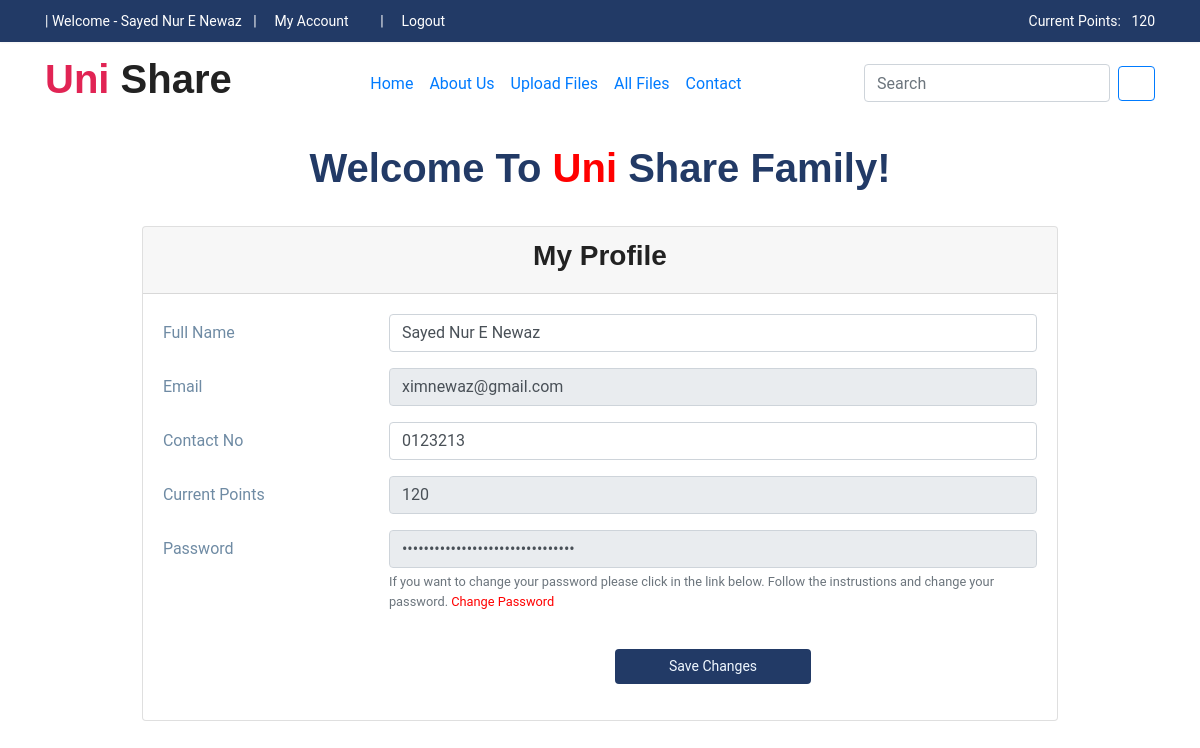
The app's page /my-account.php (signed in) with its own data.
### tables this page shows
CREATE TABLE `user` (
  `id` int(11) NOT NULL,
  `name` varchar(255) NOT NULL,
  `email` varchar(255) NOT NULL,
  `password` varchar(255) NOT NULL,
  `contact_no` varchar(255) NOT NULL,
  `shipping_address` longtext DEFAULT NULL,
  `registration_date` timestamp NOT NULL DEFAULT current_timestamp() ON UPDATE current_timestamp(),
  `status` int(11) NOT NULL,
  `point` int(11) NOT NULL,
  `token` varchar(255) NOT NULL
);

### my-account.php (the view, shortened to what this page needs)
<?php
	include('includes/config.php');
?>
<!DOCTYPE html>
<html lang="en">
<head>
 	<?php include('includes/links.php')?>
</head>
<body id="top">
	<?php include('includes/header.php')?>
    <div class="container">
        <h1 style="text-align:center; margin-top:20px; color:#223A66;">Welcome To <span style="color:red;">Uni</span> Share Family!</h1>
    </div>
    <br>
    <div class="container">
            <div class="col-md-12">
                <div class="row justify-content-center">
                    <div class="card card-outline-secondary">
                        <div class="card-header">
                            <h3 class="" style="text-align:center;">My Profile</h3>
                        </div>
                        <div class="card-body">
                        <?php
                            $query=mysqli_query($con,"select * from user where id='".$_SESSION['id']."'");
                            while($row=mysqli_fetch_array($query))
                            {
                        ?>
                            <form action="" method="post">
                                <div class="form-group row">
                                    <label class="col-lg-3 col-form-label form-control-label">Full Name</label>
                                    <div class="col-lg-9">
                                    <input class="form-control" type="text" value="<?php echo $row['name']; ?>" name="name">
                                    </div>
                                </div>
                                <div class="form-group row">
                                    <label class="col-lg-3 col-form-label form-control-label">Email</label>
                                    <div class="col-lg-9">
                                    <input class="form-control" type="email" value="<?php echo $row['email']; ?>" disabled>
                                    </div>
                                </div>
                                <div class="form-group row">
                                    <label class="col-lg-3 col-form-label form-control-label">Contact No</label>
                                    <div class="col-lg-9">
                                    <input class="form-control" type="text" value="<?php echo $row['contact_no']; ?>" name="contact">
                                    </div>
                                </div>
                                <div class="form-group row">
                                    <label class="col-lg-3 col-form-label form-control-label">Current Points</label>
                                    <div class="col-lg-9">
                                    <input class="form-control" type="text" value="<?php echo $row['point']; ?>" name="balance" disabled>
                                    </div>
                                </div>
                                <div class="form-group row">
                                    <label class="col-lg-3 col-form-label form-control-label">Password</label>
                                    <div class="col-lg-9">
                                    <input class="form-control" type="password" value="<?php echo $row['password']; ?>" disabled>
                                        <small class="form-text text-muted" id="passwordHelpBlock">If you want to change your password please click in the link below. Follow the instrustions and change your password.
                                        <a href="recover_email.php" style="color:red;">Change Password</a> </small>
                                    </div>
                                </div>
                                <div class="form-group row">
                                    <label class="col-lg-3 col-form-label form-control-label"></label>
                                    <div class="col-lg-3"></div>
                                    <div class="col-lg-3">
                                        <button type="submit" style="background-color: #223A66; color: aliceblue;" class="btn btn-block" name="submit">Save Changes</button>
                                    </div>
                                </div>
                            </form>
                            <?php } ?>
                        </div>
                    </div>
                </div>
            </div>
    </div>
    <br>
    <br>
  </body>
  </html>

### includes/header.php (shortened to what this page needs)
<header>
	<div class="header-top-bar">
		<div class="container">
			<div class="row align-items-center">
				<div class="col-lg-8">
					<ul class="top-bar-info list-inline-item pl-0 mb-0">
						<?php if(strlen($_SESSION['login']))
							{
						?>
						<li class="list-inline-item">
							| Welcome - <?php echo $_SESSION['name']?>
						</li>
						<?php } ?>
						<?php if(strlen($_SESSION['login'])==0)
							{   ?>
						<li class="list-inline-item">
							| <a href="login.php"><i class="icofont-login"></i> Login</a>
						</li>
						<li class="list-inline-item">
							| <a href="signup.php"><i class="icofont-sign-in"></i> Sign Up </a>
						</li>
						<?php }
							else{ ?>
						<li class="list-inline-item">
							| <a href="my-account.php"><i class="icofont-user"></i> My Account
							</a>
						</li>
						<li class="list-inline-item">
							| <a href="logout.php"><i class="icofont-logout"></i> Logout </a>
						</li>
						<?php } ?>
					</ul>
				</div>
				<div class="col-lg-4">
					<div class="text-lg-right">
						<?php if(strlen($_SESSION['login']))
								{
									$query=mysqli_query($con,"SELECT * from user where id='".$_SESSION['id']."'");
									$row=mysqli_fetch_array($query);
							?>
						<span><i class="icofont-money"></i> Current Points: &nbsp; </span>
						<?php echo $row['point'] ? $row['point'] : 0 ?> <span></span>
						<?php }
							?>
					</div>
				</div>
			</div>
		</div>
	</div>
	<nav class="navbar navbar-expand-lg" id="navbar">
		<div class="container">
			<a class="navbar-brand" href="index.php">
				<h1><span style="color:#E12454">Uni</span> Share</h1>
			</a>
			<div class="navbar">
				<ul class="navbar-nav ml-auto">
					<li class="nav-item">
						<a class="nav-link" href="index.php">Home</a>
					</li>
					<li class="nav-item"><a class="nav-link" href="#">About Us</a></li>
					<li class="nav-item"><a class="nav-link" href="files.php">Upload Files</a></li>
					<li class="nav-item"><a class="nav-link" href="allfiles.php">All Files</a></li>
					<li class="nav-item"><a class="nav-link" href="#">Contact</a></li>
				</ul>
			</div>
			<form class="form-inline" name="search" method="post" action="search.php">
					<input class="form-control mr-sm-2" type="search" name="course" placeholder="Search"
						aria-label="Search">
					<button class="btn btn-outline-primary my-2 my-sm-0 sr" type="submit">
						<i class="icofont icofont-search"></i>
					</button>
			</form>
		</div>
	</nav>
</header>

### css/style.css (style rules this page uses)
body { line-height: 1.6; font-family: "Roboto", sans-serif; font-size: 16px; color: #6F8BA4; font-weight: 400; }
h1, .h1, h2, .h2, h3, .h3, h4, .h4, h5, .h5, h6, .h6 { font-family: "Exo", sans-serif; font-weight: 700; color: #222; }
.header-top-bar { background: #223a66; font-size: 14px; padding: 10px 0px; box-shadow: 0 1px 2px rgba(0, 0, 0, 0.05); color: #fff; }
.top-bar-info li a { color: #fff; margin-right: 20px; text-decoration: none; }
.btn { font-size: 14px; margin-top:20px; }

### records on screen
user: point "120", name "Sayed Nur E Newaz", email "ximnewaz@gmail.com", contact "0123213", balance "120"

### other values on screen
$_SESSION['name'] "Sayed Nur E Newaz"
